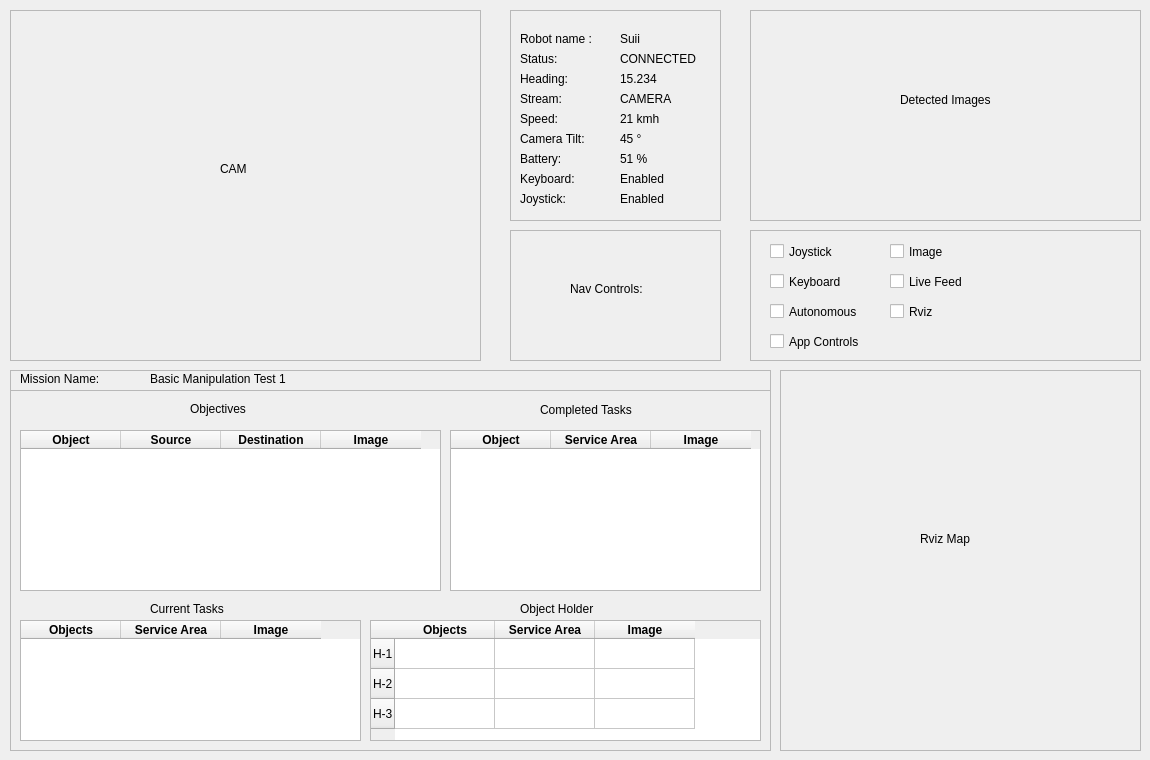
    <widget class="QWidget" name="tab_2">
     <attribute name="title">
      <string>Mission Overview</string>
     </attribute>
     <widget class="QFrame" name="frameCam">
      <property name="geometry">
       <rect>
        <x>10</x>
        <y>10</y>
        <width>471</width>
        <height>351</height>
       </rect>
      </property>
      <property name="frameShape">
       <enum>QFrame::StyledPanel</enum>
      </property>
      <property name="frameShadow">
       <enum>QFrame::Raised</enum>
      </property>
      <widget class="QLabel" name="label_37">
       <property name="geometry">
        <rect>
         <x>210</x>
         <y>150</y>
         <width>101</width>
         <height>17</height>
        </rect>
       </property>
       <property name="text">
        <string>CAM</string>
       </property>
      </widget>
     </widget>
     <widget class="QFrame" name="frameCam_2">
      <property name="geometry">
       <rect>
        <x>510</x>
        <y>10</y>
        <width>211</width>
        <height>211</height>
       </rect>
      </property>
      <property name="frameShape">
       <enum>QFrame::StyledPanel</enum>
      </property>
      <property name="frameShadow">
       <enum>QFrame::Raised</enum>
      </property>
      <widget class="QLabel" name="label_20">
       <property name="geometry">
        <rect>
         <x>10</x>
         <y>40</y>
         <width>101</width>
         <height>17</height>
        </rect>
       </property>
       <property name="text">
        <string>Status:</string>
       </property>
      </widget>
      <widget class="QLabel" name="label_21">
       <property name="geometry">
        <rect>
         <x>110</x>
         <y>40</y>
         <width>101</width>
         <height>17</height>
        </rect>
       </property>
       <property name="text">
        <string>CONNECTED</string>
       </property>
      </widget>
      <widget class="QLabel" name="label_22">
       <property name="geometry">
        <rect>
         <x>110</x>
         <y>60</y>
         <width>101</width>
         <height>17</height>
        </rect>
       </property>
       <property name="text">
        <string>15.234</string>
       </property>
      </widget>
      <widget class="QLabel" name="label_23">
       <property name="geometry">
        <rect>
         <x>10</x>
         <y>60</y>
         <width>101</width>
         <height>17</height>
        </rect>
       </property>
       <property name="text">
        <string>Heading:</string>
       </property>
      </widget>
      <widget class="QLabel" name="label_25">
       <property name="geometry">
        <rect>
         <x>10</x>
         <y>80</y>
         <width>101</width>
         <height>17</height>
        </rect>
       </property>
       <property name="text">
        <string>Stream:</string>
       </property>
      </widget>
      <widget class="QLabel" name="label_26">
       <property name="geometry">
        <rect>
         <x>110</x>
         <y>80</y>
         <width>101</width>
         <height>17</height>
        </rect>
       </property>
       <property name="text">
        <string>CAMERA</string>
       </property>
      </widget>
      <widget class="QLabel" name="label_27">
       <property name="geometry">
        <rect>
         <x>10</x>
         <y>100</y>
         <width>101</width>
         <height>17</height>
        </rect>
       </property>
       <property name="text">
        <string>Speed:</string>
       </property>
      </widget>
      <widget class="QLabel" name="label_28">
       <property name="geometry">
        <rect>
         <x>110</x>
         <y>100</y>
         <width>101</width>
         <height>17</height>
        </rect>
       </property>
       <property name="text">
        <string>21 kmh</string>
       </property>
      </widget>
      <widget class="QLabel" name="label_29">
       <property name="geometry">
        <rect>
         <x>10</x>
         <y>120</y>
         <width>101</width>
         <height>17</height>
        </rect>
       </property>
       <property name="text">
        <string>Camera Tilt:</string>
       </property>
      </widget>
      <widget class="QLabel" name="label_30">
       <property name="geometry">
        <rect>
         <x>110</x>
         <y>120</y>
         <width>101</width>
         <height>17</height>
        </rect>
       </property>
       <property name="text">
        <string>45 °</string>
       </property>
      </widget>
      <widget class="QLabel" name="label_31">
       <property name="geometry">
        <rect>
         <x>110</x>
         <y>180</y>
         <width>101</width>
         <height>17</height>
        </rect>
       </property>
       <property name="text">
        <string>Enabled</string>
       </property>
      </widget>
      <widget class="QLabel" name="label_32">
       <property name="geometry">
        <rect>
         <x>10</x>
         <y>140</y>
         <width>101</width>
         <height>17</height>
        </rect>
       </property>
       <property name="text">
        <string>Battery:</string>
       </property>
      </widget>
      <widget class="QLabel" name="label_33">
       <property name="geometry">
        <rect>
         <x>10</x>
         <y>160</y>
         <width>101</width>
         <height>17</height>
        </rect>
       </property>
       <property name="text">
        <string>Keyboard:</string>
       </property>
      </widget>
      <widget class="QLabel" name="label_34">
       <property name="geometry">
        <rect>
         <x>110</x>
         <y>140</y>
         <width>101</width>
         <height>17</height>
        </rect>
       </property>
       <property name="text">
        <string>51 %</string>
       </property>
      </widget>
      <widget class="QLabel" name="label_35">
       <property name="geometry">
        <rect>
         <x>10</x>
         <y>180</y>
         <width>101</width>
         <height>17</height>
        </rect>
       </property>
       <property name="text">
        <string>Joystick:</string>
       </property>
      </widget>
      <widget class="QLabel" name="label_36">
       <property name="geometry">
        <rect>
         <x>110</x>
         <y>160</y>
         <width>101</width>
         <height>17</height>
        </rect>
       </property>
       <property name="text">
        <string>Enabled</string>
       </property>
      </widget>
      <widget class="QLabel" name="label_39">
       <property name="geometry">
        <rect>
         <x>110</x>
         <y>20</y>
         <width>101</width>
         <height>17</height>
        </rect>
       </property>
       <property name="text">
        <string>Suii</string>
       </property>
      </widget>
      <widget class="QLabel" name="label_42">
       <property name="geometry">
        <rect>
         <x>10</x>
         <y>20</y>
         <width>101</width>
         <height>17</height>
        </rect>
       </property>
       <property name="text">
        <string>Robot name :</string>
       </property>
      </widget>
     </widget>
     <widget class="QFrame" name="frameCam_3">
      <property name="geometry">
       <rect>
        <x>750</x>
        <y>10</y>
        <width>391</width>
        <height>211</height>
       </rect>
      </property>
      <property name="frameShape">
       <enum>QFrame::StyledPanel</enum>
      </property>
      <property name="frameShadow">
       <enum>QFrame::Raised</enum>
      </property>
      <widget class="QLabel" name="label_46">
       <property name="geometry">
        <rect>
         <x>150</x>
         <y>80</y>
         <width>121</width>
         <height>20</height>
        </rect>
       </property>
       <property name="text">
        <string>Detected Images</string>
       </property>
      </widget>
     </widget>
     <widget class="QFrame" name="frameCam_4">
      <property name="geometry">
       <rect>
        <x>10</x>
        <y>370</y>
        <width>761</width>
        <height>381</height>
       </rect>
      </property>
      <property name="frameShape">
       <enum>QFrame::StyledPanel</enum>
      </property>
      <property name="frameShadow">
       <enum>QFrame::Raised</enum>
      </property>
      <widget class="QTableWidget" name="tableWidgetCurrTasks">
       <property name="geometry">
        <rect>
         <x>10</x>
         <y>250</y>
         <width>341</width>
         <height>121</height>
        </rect>
       </property>
       <property name="toolTip">
        <string>&lt;html&gt;&lt;head/&gt;&lt;body&gt;&lt;p&gt;List of all waypoints&lt;/p&gt;&lt;/body&gt;&lt;/html&gt;</string>
       </property>
       <property name="styleSheet">
        <string notr="true"/>
       </property>
       <property name="rowCount">
        <number>0</number>
       </property>
       <property name="columnCount">
        <number>3</number>
       </property>
       <column>
        <property name="text">
         <string>Objects</string>
        </property>
        <property name="font">
         <font>
          <weight>75</weight>
          <bold>true</bold>
         </font>
        </property>
       </column>
       <column>
        <property name="text">
         <string>Service Area</string>
        </property>
        <property name="font">
         <font>
          <weight>75</weight>
          <bold>true</bold>
         </font>
        </property>
       </column>
       <column>
        <property name="text">
         <string>Image</string>
        </property>
        <property name="font">
         <font>
          <weight>75</weight>
          <bold>true</bold>
         </font>
        </property>
       </column>
      </widget>
      <widget class="QTableWidget" name="tableWidgetHolderList">
       <property name="geometry">
        <rect>
         <x>360</x>
         <y>250</y>
         <width>391</width>
         <height>121</height>
        </rect>
       </property>
       <property name="toolTip">
        <string>&lt;html&gt;&lt;head/&gt;&lt;body&gt;&lt;p&gt;List of all waypoints&lt;/p&gt;&lt;/body&gt;&lt;/html&gt;</string>
       </property>
       <property name="styleSheet">
        <string notr="true"/>
       </property>
       <property name="rowCount">
        <number>3</number>
       </property>
       <property name="columnCount">
        <number>3</number>
       </property>
       <row>
        <property name="text">
         <string>H-1</string>
        </property>
       </row>
       <row>
        <property name="text">
         <string>H-2</string>
        </property>
       </row>
       <row>
        <property name="text">
         <string>H-3</string>
        </property>
       </row>
       <column>
        <property name="text">
         <string>Objects</string>
        </property>
        <property name="font">
         <font>
          <weight>75</weight>
          <bold>true</bold>
         </font>
        </property>
       </column>
       <column>
        <property name="text">
         <string>Service Area</string>
        </property>
        <property name="font">
         <font>
          <weight>75</weight>
          <bold>true</bold>
         </font>
        </property>
       </column>
       <column>
        <property name="text">
         <string>Image</string>
        </property>
        <property name="font">
         <font>
          <weight>75</weight>
          <bold>true</bold>
         </font>
        </property>
       </column>
      </widget>
      <widget class="QLabel" name="label_50">
       <property name="geometry">
        <rect>
         <x>180</x>
         <y>30</y>
         <width>81</width>
         <height>17</height>
        </rect>
       </property>
       <property name="text">
        <string>Objectives</string>
       </property>
      </widget>
      <widget class="QLabel" name="label_49">
       <property name="geometry">
        <rect>
         <x>510</x>
         <y>230</y>
         <width>101</width>
         <height>17</height>
        </rect>
       </property>
       <property name="text">
        <string>Object Holder</string>
       </property>
      </widget>
      <widget class="QLabel" name="label_40">
       <property name="geometry">
        <rect>
         <x>140</x>
         <y>230</y>
         <width>101</width>
         <height>17</height>
        </rect>
       </property>
       <property name="text">
        <string>Current Tasks</string>
       </property>
      </widget>
      <widget class="QTableWidget" name="tableWidgetTodoTasks">
       <property name="geometry">
        <rect>
         <x>10</x>
         <y>60</y>
         <width>421</width>
         <height>161</height>
        </rect>
       </property>
       <property name="toolTip">
        <string>&lt;html&gt;&lt;head/&gt;&lt;body&gt;&lt;p&gt;List of all waypoints&lt;/p&gt;&lt;/body&gt;&lt;/html&gt;</string>
       </property>
       <property name="styleSheet">
        <string notr="true"/>
       </property>
       <property name="rowCount">
        <number>0</number>
       </property>
       <property name="columnCount">
        <number>4</number>
       </property>
       <column>
        <property name="text">
         <string>Object</string>
        </property>
        <property name="font">
         <font>
          <weight>75</weight>
          <bold>true</bold>
         </font>
        </property>
       </column>
       <column>
        <property name="text">
         <string>Source</string>
        </property>
        <property name="font">
         <font>
          <weight>75</weight>
          <bold>true</bold>
         </font>
        </property>
       </column>
       <column>
        <property name="text">
         <string>Destination</string>
        </property>
        <property name="font">
         <font>
          <weight>75</weight>
          <bold>true</bold>
         </font>
        </property>
       </column>
       <column>
        <property name="text">
         <string>Image</string>
        </property>
        <property name="font">
         <font>
          <weight>75</weight>
          <bold>true</bold>
         </font>
        </property>
       </column>
      </widget>
      <widget class="QTableWidget" name="tableWidgetCompTasks">
       <property name="geometry">
        <rect>
         <x>440</x>
         <y>60</y>
         <width>311</width>
         <height>161</height>
        </rect>
       </property>
       <property name="toolTip">
        <string>&lt;html&gt;&lt;head/&gt;&lt;body&gt;&lt;p&gt;List of all waypoints&lt;/p&gt;&lt;/body&gt;&lt;/html&gt;</string>
       </property>
       <property name="styleSheet">
        <string notr="true"/>
       </property>
       <property name="rowCount">
        <number>0</number>
       </property>
       <property name="columnCount">
        <number>3</number>
       </property>
       <column>
        <property name="text">
         <string>Object</string>
        </property>
        <property name="font">
         <font>
          <weight>75</weight>
          <bold>true</bold>
         </font>
        </property>
       </column>
       <column>
        <property name="text">
         <string>Service Area</string>
        </property>
        <property name="font">
         <font>
          <weight>75</weight>
          <bold>true</bold>
         </font>
        </property>
       </column>
       <column>
        <property name="text">
         <string>Image</string>
        </property>
        <property name="font">
         <font>
          <weight>75</weight>
          <bold>true</bold>
         </font>
        </property>
       </column>
      </widget>
      <widget class="QFrame" name="frame_8">
       <property name="geometry">
        <rect>
         <x>0</x>
         <y>0</y>
         <width>761</width>
         <height>21</height>
        </rect>
       </property>
       <property name="frameShape">
        <enum>QFrame::StyledPanel</enum>
       </property>
       <property name="frameShadow">
        <enum>QFrame::Raised</enum>
       </property>
       <widget class="QLabel" name="labelTaskDescription">
        <property name="geometry">
         <rect>
          <x>140</x>
          <y>0</y>
          <width>181</width>
          <height>17</height>
         </rect>
        </property>
        <property name="text">
         <string>Basic Manipulation Test 1</string>
        </property>
       </widget>
       <widget class="QLabel" name="label_48">
        <property name="geometry">
         <rect>
          <x>10</x>
          <y>0</y>
          <width>121</width>
          <height>17</height>
         </rect>
        </property>
        <property name="text">
         <string>Mission Name:</string>
        </property>
       </widget>
      </widget>
      <widget class="QLabel" name="label_51">
       <property name="geometry">
        <rect>
         <x>530</x>
         <y>30</y>
         <width>121</width>
         <height>20</height>
        </rect>
       </property>
       <property name="text">
        <string>Completed Tasks</string>
       </property>
      </widget>
     </widget>
     <widget class="QFrame" name="frameCam_6">
      <property name="geometry">
       <rect>
        <x>780</x>
        <y>370</y>
        <width>361</width>
        <height>381</height>
       </rect>
      </property>
      <property name="frameShape">
       <enum>QFrame::StyledPanel</enum>
      </property>
      <property name="frameShadow">
       <enum>QFrame::Raised</enum>
      </property>
      <widget class="QLabel" name="label_43">
       <property name="geometry">
        <rect>
         <x>140</x>
         <y>160</y>
         <width>101</width>
         <height>17</height>
        </rect>
       </property>
       <property name="text">
        <string>Rviz Map</string>
       </property>
      </widget>
     </widget>
     <widget class="QFrame" name="frameCam_7">
      <property name="geometry">
       <rect>
        <x>510</x>
        <y>230</y>
        <width>211</width>
        <height>131</height>
       </rect>
      </property>
      <property name="frameShape">
       <enum>QFrame::StyledPanel</enum>
      </property>
      <property name="frameShadow">
       <enum>QFrame::Raised</enum>
      </property>
      <widget class="QLabel" name="label_45">
       <property name="geometry">
        <rect>
         <x>60</x>
         <y>50</y>
         <width>101</width>
         <height>17</height>
        </rect>
       </property>
       <property name="text">
        <string>Nav Controls:</string>
       </property>
      </widget>
     </widget>
     <widget class="QFrame" name="frameCam_9">
      <property name="geometry">
       <rect>
        <x>750</x>
        <y>230</y>
        <width>391</width>
        <height>131</height>
       </rect>
      </property>
      <property name="frameShape">
       <enum>QFrame::StyledPanel</enum>
      </property>
      <property name="frameShadow">
       <enum>QFrame::Raised</enum>
      </property>
      <widget class="QCheckBox" name="checkBox">
       <property name="geometry">
        <rect>
         <x>20</x>
         <y>10</y>
         <width>92</width>
         <height>23</height>
        </rect>
       </property>
       <property name="text">
        <string>Joystick</string>
       </property>
      </widget>
      <widget class="QCheckBox" name="checkBox_2">
       <property name="geometry">
        <rect>
         <x>20</x>
         <y>40</y>
         <width>92</width>
         <height>23</height>
        </rect>
       </property>
       <property name="text">
        <string>Keyboard</string>
       </property>
      </widget>
      <widget class="QCheckBox" name="checkBox_3">
       <property name="geometry">
        <rect>
         <x>20</x>
         <y>70</y>
         <width>111</width>
         <height>23</height>
        </rect>
       </property>
       <property name="text">
        <string>Autonomous</string>
       </property>
      </widget>
      <widget class="QCheckBox" name="checkBox_7">
       <property name="geometry">
        <rect>
         <x>140</x>
         <y>70</y>
         <width>111</width>
         <height>23</height>
        </rect>
       </property>
       <property name="text">
        <string>Rviz</string>
       </property>
      </widget>
      <widget class="QCheckBox" name="checkBox_8">
       <property name="geometry">
        <rect>
         <x>140</x>
         <y>40</y>
         <width>92</width>
         <height>23</height>
        </rect>
       </property>
       <property name="text">
        <string>Live Feed</string>
       </property>
      </widget>
      <widget class="QCheckBox" name="checkBox_9">
       <property name="geometry">
        <rect>
         <x>140</x>
         <y>10</y>
         <width>92</width>
         <height>23</height>
        </rect>
       </property>
       <property name="text">
        <string>Image</string>
       </property>
      </widget>
      <widget class="QCheckBox" name="checkBox_10">
       <property name="geometry">
        <rect>
         <x>20</x>
         <y>100</y>
         <width>111</width>
         <height>23</height>
        </rect>
       </property>
       <property name="text">
        <string>App Controls</string>
       </property>
      </widget>
     </widget>
    </widget>
